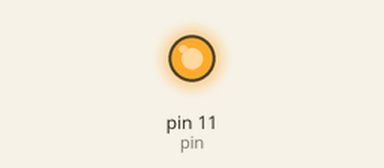
The program below on a simulated Raspberry Pi (header pin numbers). Shown: output pins drawn as LEDs (lit = HIGH). What the program prints to the terminal is not drawn. At 0.0 s the program stops and its outputs stay as they are.

Above: at 0.1 s.
Timing chart, 0 to 1.5 s (numbered marks = the images above):
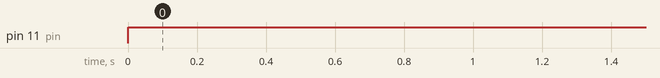

Measured:
- by itself, pin 11 (pin): LOW → HIGH at 0.00 s

The program:

enablefan.py
```python
#!/usr/bin/env python3
import RPi.GPIO as GPIO
import time

# Version Control
LATEST_VERSION = " 1.0.1 (26/09/2021)"

# CONFIG Values
pin = 11

# GPIO
GPIO.setmode(GPIO.BOARD)
GPIO.setup(pin, GPIO.OUT)

# Disabling Fan
GPIO.output(pin, GPIO.HIGH)
print("[DEBUG] Latest Version:", LATEST_VERSION)
print("[SUCCESS] Successfully enabled fan!")
```
